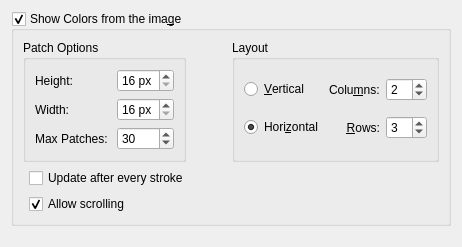
     <widget class="QWidget" name="tab_colorsFromImage">
      <attribute name="title">
       <string>Colors from Image</string>
      </attribute>
      <layout class="QVBoxLayout" name="verticalLayout_14">
       <item>
        <widget class="QGroupBox" name="commonColorsShow">
         <property name="enabled">
          <bool>true</bool>
         </property>
         <property name="title">
          <string>Show Colors from the ima&amp;ge</string>
         </property>
         <property name="checkable">
          <bool>true</bool>
         </property>
         <layout class="QFormLayout" name="formLayout">
          <item row="1" column="1">
           <widget class="QCheckBox" name="commonColorsAutoUpdate">
            <property name="toolTip">
             <string>this can be slow on big images</string>
            </property>
            <property name="text">
             <string>Update after every stroke</string>
            </property>
           </widget>
          </item>
          <item row="2" column="1">
           <widget class="QCheckBox" name="commonColorsAllowScrolling">
            <property name="text">
             <string>Allow scrolling</string>
            </property>
            <property name="checked">
             <bool>true</bool>
            </property>
           </widget>
          </item>
          <item row="0" column="0" colspan="2">
           <layout class="QHBoxLayout" name="horizontalLayout_8">
            <item>
             <widget class="QGroupBox" name="groupBox_3">
              <property name="title">
               <string>Patch Options</string>
              </property>
              <layout class="QFormLayout" name="formLayout_2">
               <item row="0" column="0">
                <widget class="QLabel" name="label_12">
                 <property name="text">
                  <string>Height:</string>
                 </property>
                 <property name="alignment">
                  <set>Qt::AlignRight|Qt::AlignTrailing|Qt::AlignVCenter</set>
                 </property>
                </widget>
               </item>
               <item row="0" column="1">
                <widget class="KisIntParseSpinBox" name="commonColorsWidth">
                 <property name="suffix">
                  <string> px</string>
                 </property>
                 <property name="prefix">
                  <string/>
                 </property>
                 <property name="minimum">
                  <number>16</number>
                 </property>
                </widget>
               </item>
               <item row="1" column="0">
                <widget class="QLabel" name="label_4">
                 <property name="text">
                  <string>Width:</string>
                 </property>
                 <property name="alignment">
                  <set>Qt::AlignRight|Qt::AlignTrailing|Qt::AlignVCenter</set>
                 </property>
                </widget>
               </item>
               <item row="1" column="1">
                <widget class="KisIntParseSpinBox" name="commonColorsHeight">
                 <property name="suffix">
                  <string> px</string>
                 </property>
                 <property name="minimum">
                  <number>16</number>
                 </property>
                </widget>
               </item>
               <item row="2" column="0">
                <widget class="QLabel" name="label_9">
                 <property name="text">
                  <string>Max Patches: </string>
                 </property>
                 <property name="alignment">
                  <set>Qt::AlignRight|Qt::AlignTrailing|Qt::AlignVCenter</set>
                 </property>
                </widget>
               </item>
               <item row="2" column="1">
                <widget class="KisIntParseSpinBox" name="commonColorsPatchCount">
                 <property name="minimum">
                  <number>1</number>
                 </property>
                 <property name="value">
                  <number>30</number>
                 </property>
                </widget>
               </item>
              </layout>
             </widget>
            </item>
            <item>
             <spacer name="horizontalSpacer_7">
              <property name="orientation">
               <enum>Qt::Horizontal</enum>
              </property>
              <property name="sizeHint" stdset="0">
               <size>
                <width>40</width>
                <height>20</height>
               </size>
              </property>
             </spacer>
            </item>
            <item>
             <widget class="QGroupBox" name="groupBox_4">
              <property name="title">
               <string>Layout</string>
              </property>
              <layout class="QGridLayout" name="gridLayout_2">
               <item row="0" column="2">
                <widget class="KisIntParseSpinBox" name="commonColorsNumCols">
                 <property name="minimum">
                  <number>1</number>
                 </property>
                 <property name="maximum">
                  <number>20</number>
                 </property>
                 <property name="value">
                  <number>2</number>
                 </property>
                </widget>
               </item>
               <item row="0" column="0">
                <widget class="QRadioButton" name="commonColorsAlignVertical">
                 <property name="text">
                  <string>&amp;Vertical</string>
                 </property>
                </widget>
               </item>
               <item row="1" column="1">
                <widget class="QLabel" name="lbl_commonColorsNumRows">
                 <property name="text">
                  <string>&amp;Rows:</string>
                 </property>
                 <property name="alignment">
                  <set>Qt::AlignRight|Qt::AlignTrailing|Qt::AlignVCenter</set>
                 </property>
                 <property name="buddy">
                  <cstring>commonColorsNumRows</cstring>
                 </property>
                </widget>
               </item>
               <item row="0" column="1">
                <widget class="QLabel" name="lbl_commonColorsNumCols">
                 <property name="text">
                  <string>Colu&amp;mns:</string>
                 </property>
                 <property name="buddy">
                  <cstring>commonColorsNumCols</cstring>
                 </property>
                </widget>
               </item>
               <item row="1" column="2">
                <widget class="KisIntParseSpinBox" name="commonColorsNumRows">
                 <property name="minimum">
                  <number>1</number>
                 </property>
                 <property name="maximum">
                  <number>20</number>
                 </property>
                 <property name="value">
                  <number>3</number>
                 </property>
                </widget>
               </item>
               <item row="1" column="0">
                <widget class="QRadioButton" name="commonColorsAlignHorizontal">
                 <property name="text">
                  <string>Hori&amp;zontal</string>
                 </property>
                 <property name="checked">
                  <bool>true</bool>
                 </property>
                </widget>
               </item>
              </layout>
             </widget>
            </item>
           </layout>
          </item>
         </layout>
        </widget>
       </item>
       <item>
        <spacer name="verticalSpacer_7">
         <property name="orientation">
          <enum>Qt::Vertical</enum>
         </property>
         <property name="sizeType">
          <enum>QSizePolicy::MinimumExpanding</enum>
         </property>
         <property name="sizeHint" stdset="0">
          <size>
           <width>20</width>
           <height>10</height>
          </size>
         </property>
        </spacer>
       </item>
      </layout>
     </widget>
